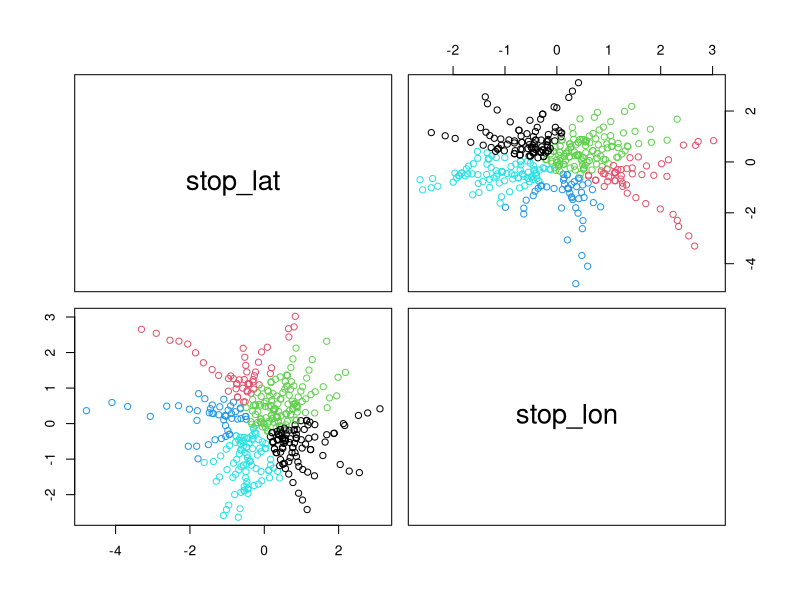

Here is the R script that generated this plot: (Note: this script raises an error after producing the figure.)
## Q4 (jeux de donn?es "stations_metro2.csv")

df <- read.csv("stations_metro2.csv", sep = ";", stringsAsFactors = FALSE)
head(df)
X <- scale(df[, c("stop_lat", "stop_lon")])
cl <- kmeans(X, centers = 5)
df$cluster <- cl$cluster

# Visualiser
pairs(X, col = cl$cluster)
table(df$cluster, df$niveau_pollution)
